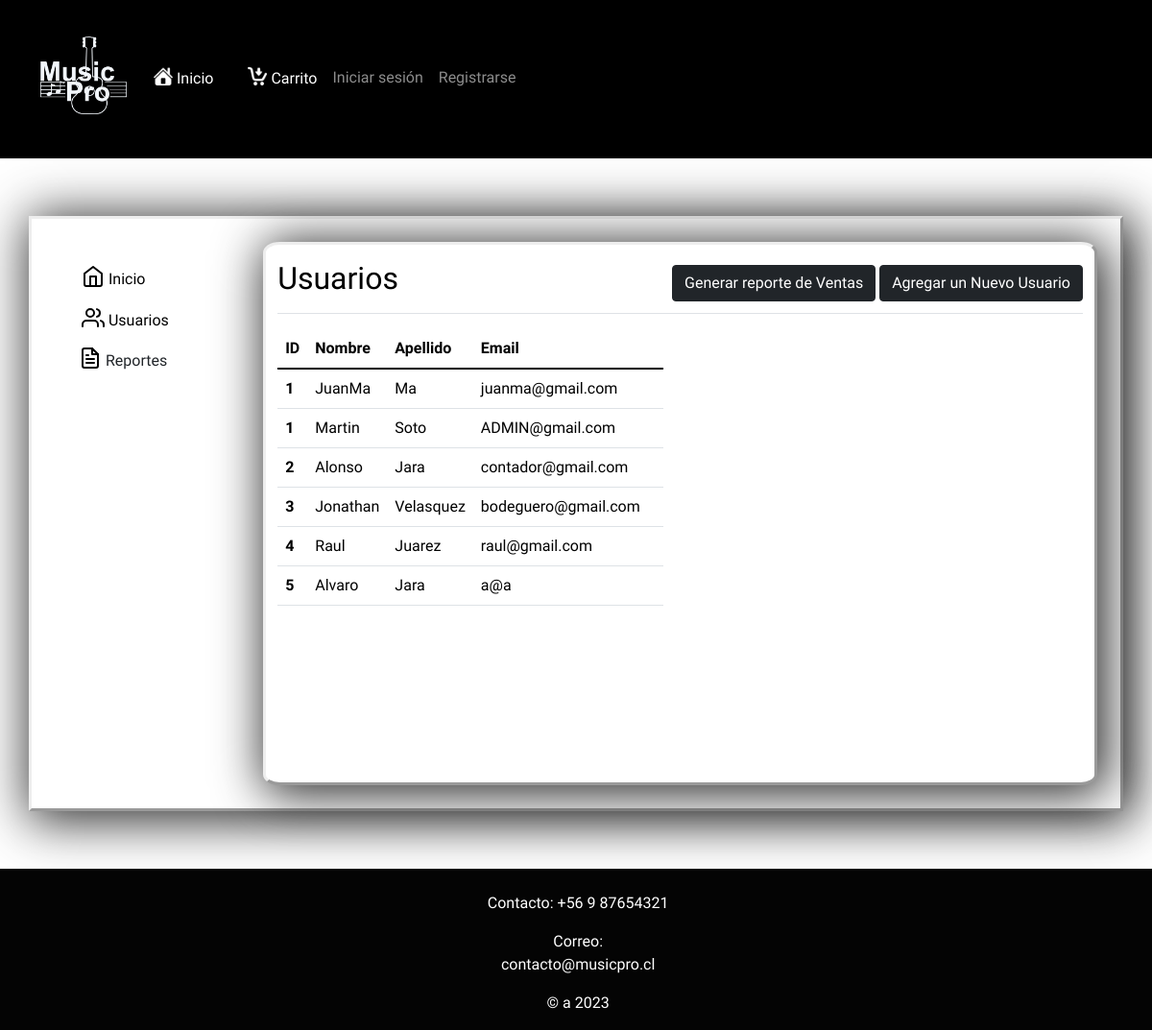
The page /usuarioAdmin on the database as committed earlier.
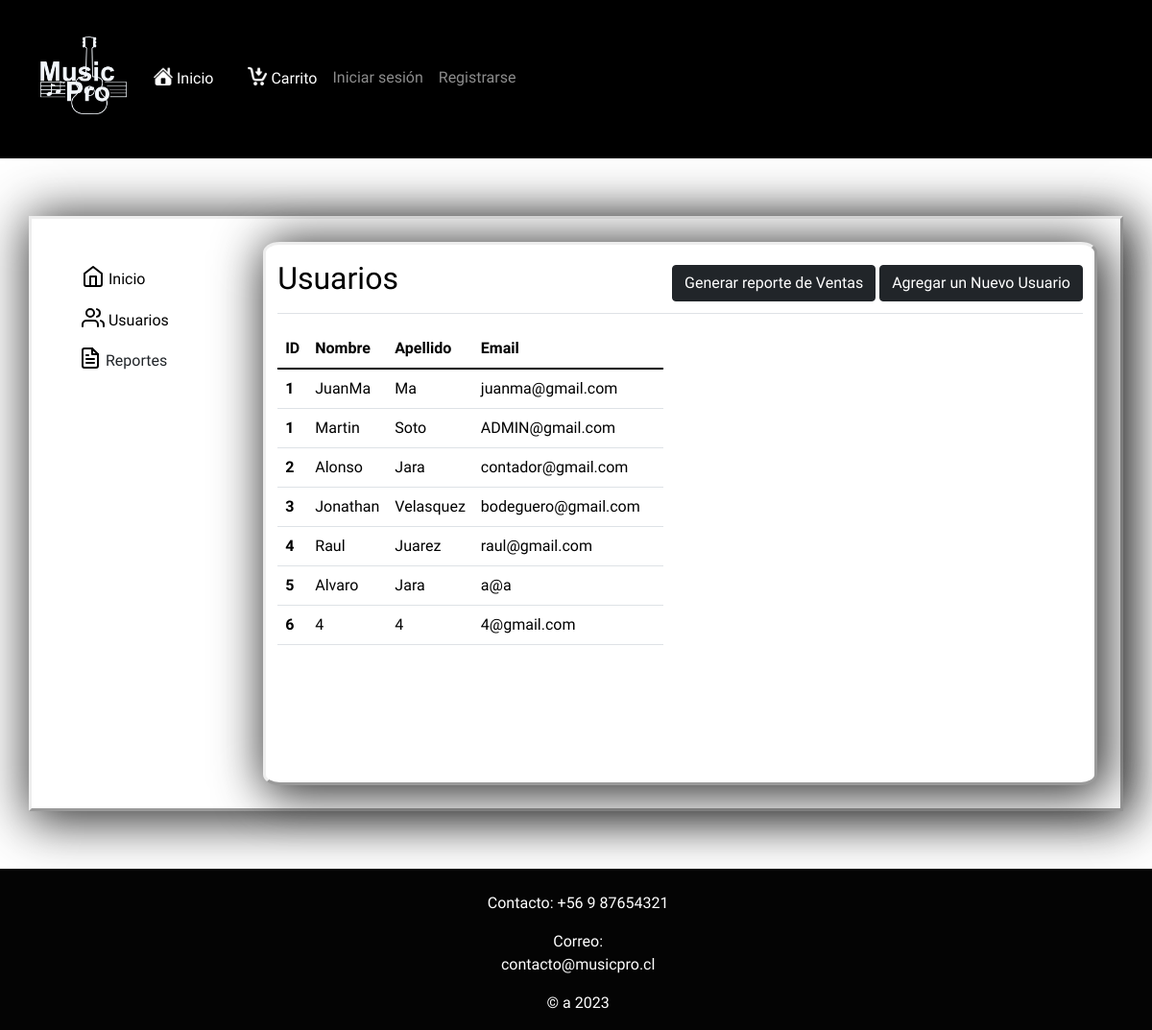
The same page on the database as committed later.
### core/models.py (models this page shows, shortened)
class Usuario(models.Model):
    cam_auto = models.IntegerField(default=0)
    nombre = models.CharField(max_length=16, )
    apellido = models.CharField( max_length=16, null=False)
    email = models.EmailField(primary_key=True, unique=True)
    pwd = models.CharField(null=False, max_length=12)
    tipoUsuario = models.IntegerField()
    rut = models.CharField(max_length=10, default= '')
    direccion = models.CharField(max_length=50, null=False, default= '')
    telefono = models.CharField(max_length=10, default=0)
    codigoPostal = models.IntegerField(max_length=50, default= 0)
    estado = models.CharField(max_length=50, default= '')
    ciudad = models.CharField(max_length=50, default= '')

### core/views.py (the view)
# urls.py: path('usuarioAdmin', usuarioAdmin, name="usuarioAdmin"),
def usuarioAdmin(request):
    contexto = {'usuario': Usuario.objects.all()}
    return render(request,'core/usuariosAdmin.html' , contexto )

### core/context_processor.py (called while the page is built)
def total_carrito(request):
    total = 0
    if 'carrito' in request.session:
        for key, value in request.session["carrito"].items():
            total += int(value["acumulado"])
    return {"total_carrito":total}

### core/templates/core/usuariosAdmin.html (shortened to what this page needs)
{% extends "core/layout.html" %}
{% load static %}
{% block head %}
<link href="{% static 'core/css/usuariosadmin1.css' %}" rel="stylesheet" type="text/css">
{% endblock %}
{% block content %}
<div id="contenido">
    <div class="container-fluid">
      <div class="row">
        <nav id="sidebarMenu" >
          <div class="position-sticky pt-3 sidebar-sticky">
            <ul class="nav flex-column" >
              <li class="nav-item">
                <a class="nav-link active" aria-current="page"  id="iconoInfo" href="{% url 'administrador' %}">
                  Inicio
                </a>
              </li>
              <li class="nav-item">
                <a class="nav-link" id="iconoInfo" href="{% url 'usuarioAdmin' %}">
                  Usuarios
                </a>
              </li>
              <li class="nav-item dropdown">
                <a class="btn btn-toggle align-items-center rounded" href="#" role="button" data-bs-toggle="collapse" aria-expanded="false" data-bs-target="#dashboard-collapse">
                  Reportes
                </a>
              </li>
            </ul>
          </div>
        </nav>
        <div id="pantalla">
          <main >
            <div class="d-flex justify-content-between flex-wrap flex-md-nowrap align-items-center pt-3 pb-2 mb-3 border-bottom">
              <h1 class="h2">Usuarios</h1>
              <div id="menuUsuario" >
                <button class="btn btn-dark"  onclick="generarinfo()">Generar reporte de Ventas</button>
                <a class="btn btn-dark" href="{% url 'crudUsuario' %}"> Agregar un Nuevo Usuario</a>
              </div>
            </div>
              <div class="ratio ratio-16x9">
                <div class="tabla">
                  <table class="table" id="tabla" style="color:rgb(0, 0, 0)">
                    <thead>
                        <tr>
                            <th scope="col">ID</th>
                            <th scope="col">Nombre</th>
                            <th scope="col">Apellido</th>
                            <th scope="col">Email</th>
                        </tr>
                    </thead>
                    <tbody>
                      {% for i in usuario %}
                      <tr>
                          <th scope="row">{{ i.cam_auto }}</th>
                          <td>{{ i.nombre }}</td>
                          <td>{{ i.apellido }}</td>
                          <td>{{ i.email }}</td>
                          <td>
                          </td>
                      </tr>
                      {% endfor %}
                  </tbody>
                </table>
                </div>
            </div>
          </main>
        </div>
      </div>
    </div>
  </div>
{% endblock %}

Rows that differ between the two databases and show on the page:
added Usuario: cam_auto "6", nombre "4", apellido "4", email "4@gmail.com"
